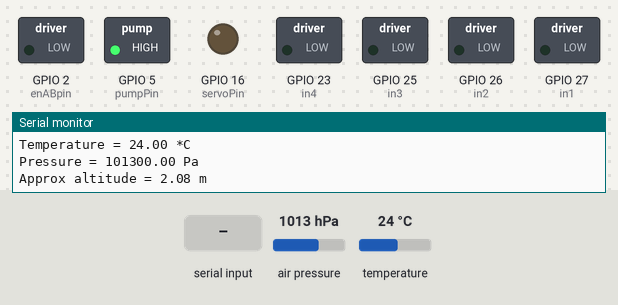
Simulated run of this program. Board: ESP32. Shown: switched loads named in the program (green lamp = pin HIGH), output pins drawn as LEDs (lit = HIGH), the last lines printed to the serial monitor. The test bench sets the inputs (shaded band); at power-on: air pressure 1013 hPa, temperature 24 °C. Nothing arrives over Bluetooth unless stated.

Above: at 1.2 s.
1.3 s: "us" received over the second serial link
At 2.0 s:
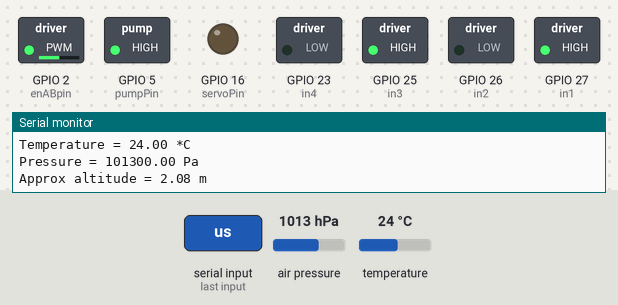
2.8 s: "ds" received over the second serial link
At 3.8 s:
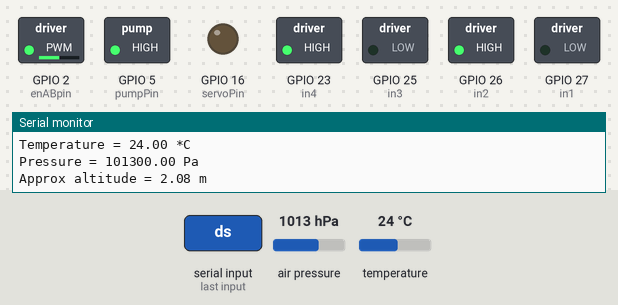
4.3 s: "rs" received over the second serial link
At 4.47 s:
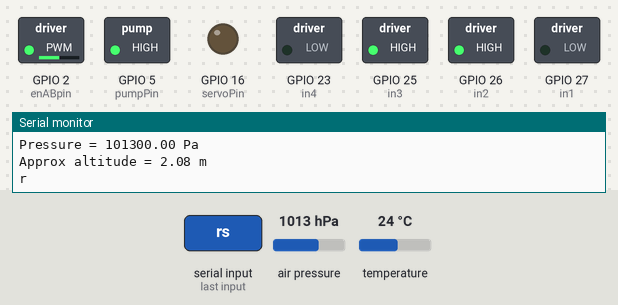
6.1 s: "ls" received over the second serial link
At 6.31 s:
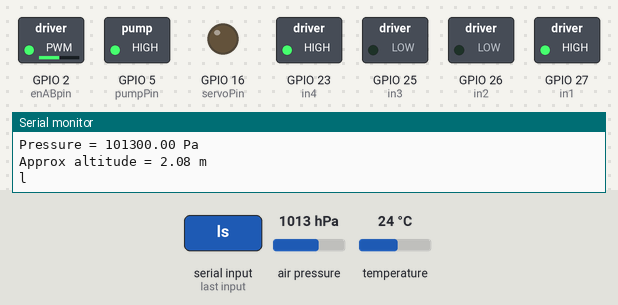
7.9 s: "ps" received over the second serial link
At 9.1 s:
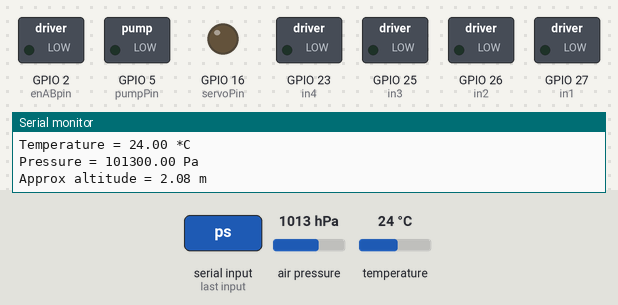
9.4 s: "us" received over the second serial link
At 10.5 s:
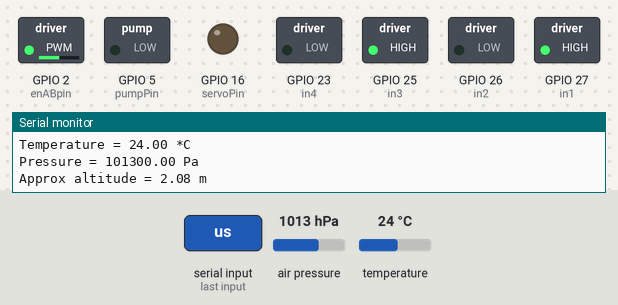
Timing chart, 0 to 11.9 s (numbered marks = the images above; inputs shaded):
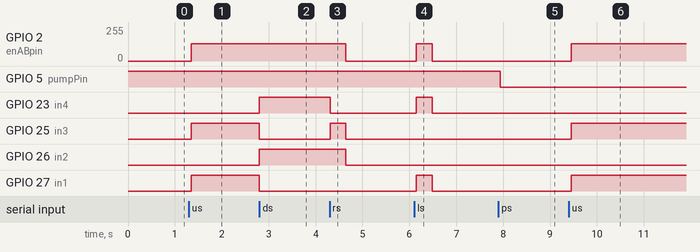

The program:

main.cpp
```cpp
#include <Arduino.h>
#include <Wire.h>
#include <SPI.h>
#include <Adafruit_BMP280.h>
#include "esp32-hal-ledc.h"
#include "BluetoothSerial.h"


#if !defined(CONFIG_BT_ENABLED) || !defined(CONFIG_BLUEDROID_ENABLED)
#error Bluetooth is not enabled! Please run `make menuconfig` to and enable it
#endif

#include <Adafruit_Sensor.h>

#include "motor.h"
#include "hcsr04.h"
#include "servo.h"

#define waterPin GPIO_NUM_34
#define pumpPin GPIO_NUM_5
#define limitPin GPIO_NUM_35

/* Assign a unique ID to this sensor at the same time */
BluetoothSerial SerialBT;
Adafruit_BMP280 bmp; // I2C

int last_degree{0};
bool auto_enable{false};
int pump_pin_value{1};

void setup() {
  ledcSetup(enAB, 500, 8); // channel 1, 500 Hz, 8-bit width
  ledcAttachPin(enABpin, enAB); //GPIO 2 assigned to channel 1

  ledcSetup(servoChannel, 500, 8); // channel 3, 500 Hz, 8-bit width
  ledcAttachPin(servoPin, servoChannel); //GPIO 5 assigned to channel 3

  // pins for motors
  gpio_set_direction(in1, GPIO_MODE_OUTPUT);
  gpio_set_direction(in2, GPIO_MODE_OUTPUT);
  gpio_set_direction(in3, GPIO_MODE_OUTPUT);
  gpio_set_direction(in4, GPIO_MODE_OUTPUT);

 // pins for sensor
  gpio_set_direction(trigger_pin, GPIO_MODE_OUTPUT);
  gpio_set_direction(echo_pin, GPIO_MODE_INPUT);

  gpio_set_direction(waterPin, GPIO_MODE_INPUT);
  gpio_set_direction(pumpPin, GPIO_MODE_OUTPUT);
  gpio_set_direction(limitPin, GPIO_MODE_INPUT);

  gpio_set_level(pumpPin, 1);

  Serial.begin(921600);
  SerialBT.begin("rzuczek"); //Bluetooth device name
  Serial.println("The device started, now you can pair it with bluetooth!");

  // BMP280 setup
  while ( !Serial ) delay(100);   // wait for native usb
  Serial.println(F("BMP280 test"));
  unsigned status;
  status = bmp.begin(BMP280_ADDRESS_ALT, BMP280_CHIPID);
  if (!status) {
    Serial.println(F("Could not find a valid BMP280 sensor, check wiring or "
                      "try a different address!"));
    Serial.print("SensorID was: 0x"); Serial.println(bmp.sensorID(),16);
    Serial.print("        ID of 0xFF probably means a bad address, a BMP 180 or BMP 085\n");
    Serial.print("   ID of 0x56-0x58 represents a BMP 280,\n");
    Serial.print("        ID of 0x60 represents a BME 280.\n");
    Serial.print("        ID of 0x61 represents a BME 680.\n");
  }


  /* Default settings from datasheet. */
  bmp.setSampling(Adafruit_BMP280::MODE_NORMAL,     /* Operating Mode. */
                  Adafruit_BMP280::SAMPLING_X2,     /* Temp. oversampling */
                  Adafruit_BMP280::SAMPLING_X16,    /* Pressure oversampling */
                  Adafruit_BMP280::FILTER_X16,      /* Filtering. */
                  Adafruit_BMP280::STANDBY_MS_500); /* Standby time. */


}

void loop() {

  Serial.print(F("Temperature = "));
  Serial.print(bmp.readTemperature());
  Serial.println(" *C");

  Serial.print(F("Pressure = "));
  Serial.print(bmp.readPressure());
  Serial.println(" Pa");

  Serial.print(F("Approx altitude = "));
  Serial.print(bmp.readAltitude(1013.25)); /* Adjusted to local forecast! */
  Serial.println(" m");

  delay(50);

  if (SerialBT.available()) {
    String dir = SerialBT.readStringUntil('s');
    Serial.println(dir);
    if (dir == "u"){
      // goes forward untill stop
      move_forward(128);
    }
    if (dir == "d"){
      // goes backward untill stop
      move_backward(128);
    }
    if (dir == "r"){
      // turns right 30 degrees
      turn_right(333);
    }
    if (dir == "l"){
      // turns left 30 degrees
      turn_left(333);
    }
    if (dir == "x"){
      // stops motor
      motor_reset();
    }
    if (dir == "vu"){
      // servo position down
      set_servo_position(240, last_degree);
      last_degree = 240;
      if (!gpio_get_level(waterPin)){
          gpio_set_level(pumpPin, 0);
          delay(1000);
          gpio_set_level(pumpPin, 1);
          pump_pin_value = 1;
      }
    }
    if (dir == "vd"){
      // servo position up
      set_servo_position(70, 0);
      last_degree = 70;
    }
    if (dir == "p"){
      // pump enable/disable
      if (pump_pin_value == 1){
        gpio_set_level(pumpPin, 0);
        pump_pin_value = 0;
      }
      else{
        gpio_set_level(pumpPin, 1);
        pump_pin_value = 1;
      }
    }
    if (dir == "a"){
      // autonomous driving enable/disable
      auto_enable = !auto_enable;
    }
  }
  if (auto_enable == true){
    if (check_distance() <= 20){
      motor_reset();
      turn_left(333);
      move_forward(128);
   }
   else{
      move_forward(128);
   }
  }
}
```

hcsr04.h
```cpp
#include <Arduino.h>

#define sound_speed 3.43

//pin defines
#define echo_pin GPIO_NUM_19
#define trigger_pin GPIO_NUM_18

//returns the distance in cm
float check_distance();
```

motor.h
```cpp
#include <Arduino.h>

#define enAB 1 //channel 1
#define enABpin 2
#define in1 GPIO_NUM_27
#define in2 GPIO_NUM_26
#define in3 GPIO_NUM_25
#define in4 GPIO_NUM_23

enum class Motor
{
    A = 0,
    B = 1
};

enum class Direction
{
    cw = 0,
    ccw = 1
};

int angle_to_time(int angle);

//set single motor direction and speed
void motor_set(Motor motor, Direction dir, int speed);

void move_forward(int speed);

void move_backward(int speed);

void turn_left(int angle);

void turn_right(int angle);

void motor_reset();
```

servo.h
```cpp
#include <Arduino.h>

#define servoChannel 3 // change later
#define servoPin 16 // change later


void set_servo_position(int degree, int last_degree);
```

hcsr04.cpp
```cpp
#include "hcsr04.h"

float check_distance()
{
    gpio_set_level(trigger_pin, 0);
    delay(1);

    gpio_set_level(trigger_pin, 1); //set the trigger high for 1ms
    delayMicroseconds(12); //minimum 10us pulse

    //reset back to 0
    gpio_set_level(trigger_pin, 0);

    int time_delay = pulseIn(echo_pin, 1);

    float distance = time_delay * sound_speed / 2; //distance in meters

    return distance / 100; // return in cm
}
```

motor.cpp
```cpp
#include <Arduino.h>
#include "motor.h"


int angle_to_time(int angle){
    return angle;
}

void motor_set(Motor motor, Direction dir, int speed)
{
    if(motor == Motor::A)
    {
        if(dir == Direction::cw)
        {
            gpio_set_level(in1, 1);
            gpio_set_level(in2, 0);
        }
        if(dir == Direction::ccw)
        {
            gpio_set_level(in1, 0);
            gpio_set_level(in2, 1);
        }
    }
    if(motor == Motor::B)
    {
        if(dir == Direction::cw)
        {
            gpio_set_level(in3, 1);
            gpio_set_level(in4, 0);
        }
        if(dir == Direction::ccw)
        {
            gpio_set_level(in3, 0);
            gpio_set_level(in4, 1);
        }
    }
    ledcWrite(enAB, speed);

}

void move_forward(int speed)
{
    // motor_reset();
    motor_set(Motor::A, Direction::cw, speed);
    motor_set(Motor::B, Direction::cw, speed);
}


void move_backward(int speed)
{
    // motor_reset();
    motor_set(Motor::A, Direction::ccw, speed);
    motor_set(Motor::B, Direction::ccw, speed);
}


void turn_left(int angle)
{
    // motor_reset();
    motor_set(Motor::A, Direction::cw, 128);
    motor_set(Motor::B, Direction::ccw, 128);

    delay(angle_to_time(angle));
    motor_reset();
}


void turn_right(int angle)
{
    // motor_reset();
    motor_set(Motor::B, Direction::cw, 128);
    motor_set(Motor::A, Direction::ccw, 128);

    delay(angle_to_time(angle));
    motor_reset();
}

void motor_reset(){
    gpio_set_level(in1, 0);
    gpio_set_level(in2, 0);
    gpio_set_level(in3, 0);
    gpio_set_level(in4, 0);
    ledcWrite(enAB, 0);
}
```

servo.cpp
```cpp
#include "servo.h"


void set_servo_position(int degree, int last_degree){
    for (int i = last_degree; i < degree;i+=5){
        ledcWrite(servoChannel, i);
    }
}
```

Measured:
- after the input at 1.3 s, GPIO 2 (enABpin): 0/255 → 128/255 after 0.05 s; GPIO 25 (in3), GPIO 27 (in1): LOW → HIGH after 0.05 s
- after the input at 2.8 s, GPIO 23 (in4), GPIO 26 (in2): LOW → HIGH at once; GPIO 25 (in3), GPIO 27 (in1): HIGH → LOW at once
- after the input at 4.3 s, GPIO 2 (enABpin): 128/255 → 0/255 after 0.34 s; GPIO 23 (in4): HIGH → LOW at once; GPIO 25 (in3): LOW → HIGH at once, → LOW 0.33 s later; GPIO 26 (in2): HIGH → LOW after 0.34 s
- after the input at 6.1 s, GPIO 2 (enABpin): 0/255 → 128/255 after 0.05 s, → 0/255 0.33 s later; GPIO 23 (in4), GPIO 27 (in1): LOW → HIGH after 0.05 s, → LOW 0.33 s later
- after the input at 7.9 s, GPIO 5 (pumpPin): HIGH → LOW at once
- after the input at 9.4 s, GPIO 2 (enABpin): 0/255 → 128/255 after 0.05 s; GPIO 25 (in3), GPIO 27 (in1): LOW → HIGH after 0.05 s
